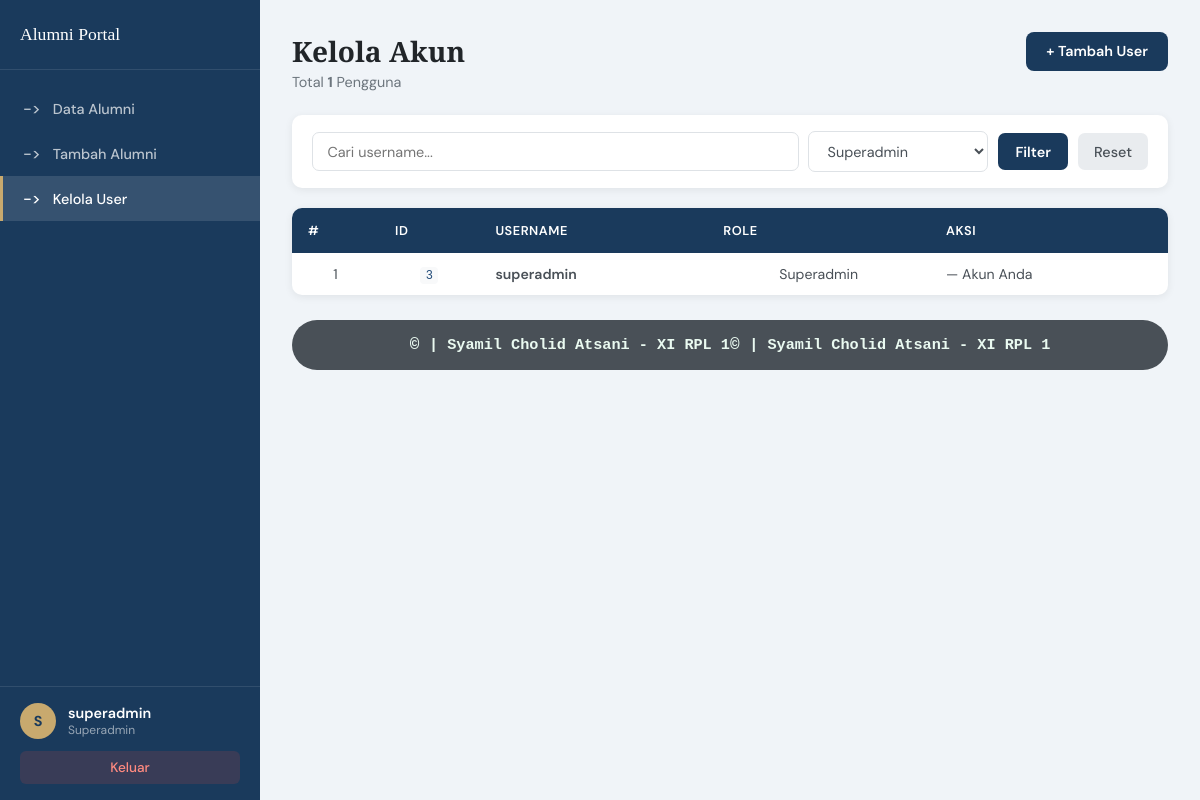
Screenshot of /users.php?role=superadmin (signed in) with the database file from the repository.
### tables this page shows
CREATE TABLE `users` (
  `user_id`  INT(11)     NOT NULL AUTO_INCREMENT,
  `username` VARCHAR(50) NOT NULL,
  `password` VARCHAR(255) NOT NULL,
  `role`     ENUM('user','admin','superadmin') NOT NULL DEFAULT 'user',
  PRIMARY KEY (`user_id`)
);

### users.php (the view, shortened to what this page needs)
<?php
require 'koneksi.php';
$search = trim($_GET['search'] ?? '');
$role   = trim($_GET['role']   ?? '');
$where  = [];
$params = [];
if ($role) {
    $where[]  = 'role = ?';
    $params[] = $role;
}
$sql = "SELECT * FROM users";
if ($where) {
    $sql .= " WHERE " . implode(' AND ', $where);
}
$sql .= " ORDER BY user_id ASC";
$stmt = $pdo->prepare($sql);
$stmt->execute($params);
$users = $stmt->fetchAll();
$total = count($users);
?>
<!DOCTYPE html>
<html lang="id">
<head>
    <link rel="stylesheet" href="style/dashboard.css">
</head>
<body>
    <aside class="sidebar">
        <div class="sidebar-brand">
            <span class="brand-name">Alumni Portal</span>
        </div>
        <nav class="sidebar-nav">
            <a href="dashboard_admin.php" class="nav-item">
                <span class="nav-icon">-></span> Data Alumni
            </a>
            <a href="tambah.php" class="nav-item">
                <span class="nav-icon">-></span> Tambah Alumni
            </a>
            <?php if ($_SESSION['role'] === 'superadmin'): ?>
                <a href="users.php" class="nav-item active">
                    <span class="nav-icon">-></span> Kelola User
                </a>
            <?php endif; ?>
        </nav>
        <div class="sidebar-footer">
            <div class="user-info">
                <div class="user-avatar"><?= strtoupper($_SESSION['username'][0]) ?></div>
                <div>
                    <div class="user-name"><?= htmlspecialchars($_SESSION['username']) ?></div>
                    <div class="user-role"><?= ucfirst($_SESSION['role']) ?></div>
                </div>
            </div>
            <a href="logout.php" class="btn-logout">Keluar</a>
        </div>
    </aside>
    <main class="main-content">
        <div class="page-header">
            <div>
                <h1 class="page-title">Kelola Akun</h1>
                <p class="page-subtitle">Total <strong><?= $total ?></strong> Pengguna</p>
            </div>
            <a href="tambah_user.php" class="btn-primary">+ Tambah User</a>
        </div>
        <form method="GET" class="filter-bar">
            <input type="text" name="search" placeholder="Cari username..."
                value="<?= htmlspecialchars($search) ?>" class="filter-input">
            <select name="role" class="filter-select">
                <option value="superadmin" <?= $role === 'superadmin' ? 'selected' : '' ?>>Superadmin</option>
            </select>
            <button type="submit" class="btn-filter">Filter</button>
            <?php if ($search || $role): ?>
                <a href="users.php" class="btn-reset">Reset</a>
            <?php endif; ?>
        </form>
        <div class="table-wrapper">
            <?php if (empty($users)): ?>
                <div class="empty-state">
                    <h3>Belum ada data pengguna</h3>
                    <p>Mulai tambahkan akun menggunakan tombol "Tambah User".</p>
                </div>
            <?php else: ?>
                <table class="data-table">
                    <thead>
                        <tr>
                            <th>#</th>
                            <th>ID</th>
                            <th>Username</th>
                            <th>Role</th>
                            <th>Aksi</th>
                        </tr>
                    </thead>
                    <tbody>
                        <?php foreach ($users as $i => $u): ?>
                            <tr>
                                <td class="td-center"><?= $i + 1 ?></td>
                                <td class="td-center"><code><?= $u['user_id'] ?></code></td>
                                <td class="td-nama"><?= htmlspecialchars($u['username']) ?></td>
                                <td class="td-center">
                                    <?php
                                    $roleClass = match ($u['role']) {
                                        'superadmin' => 'badge-superadmin',
                                        'admin'      => 'badge-admin',
                                        default      => 'badge-user',
                                    };
                                    ?>
                                    <span class="<?= $roleClass ?>"><?= ucfirst($u['role']) ?></span>
                                </td>
                                <td class="td-aksi">
                                    <?php if ($u['username'] !== $_SESSION['username']): ?>
                                        <a href="edit_user.php?id=<?= $u['user_id'] ?>" class="btn-edit">Edit</a>
                                        <form method="POST" action="delete_user.php"
                                            onsubmit="return confirmDelete('<?= htmlspecialchars($u['username']) ?>')">
                                            <input type="hidden" name="id" value="<?= $u['user_id'] ?>">
                                            <button type="submit" class="btn-delete">Hapus</button>
                                        </form>
                                    <?php else: ?>
                                        <span class="td-self-note">— Akun Anda</span>
                                    <?php endif; ?>
                                </td>
                            </tr>
                        <?php endforeach; ?>
                    </tbody>
                </table>
            <?php endif; ?>
        </div>
        <footer class="footer">
            <marquee behavior="" direction="left">
                <h3><span>&copy; </span>| Syamil Cholid Atsani - XI RPL 1</h3>
            </marquee>
            <marquee behavior="" direction="right">
                <h3><span>&copy; </span>| Syamil Cholid Atsani - XI RPL 1</h3>
            </marquee>
        </footer>
    </main>
</body>
</html>

### rows the page displays
users: user_id "3", username "superadmin", role "Superadmin", shows "— Akun Anda"

### other values shown
$_SESSION['username'][0] "S"
$_SESSION['username'] "superadmin"
$_SESSION['role'] "Superadmin"
$total "1"
